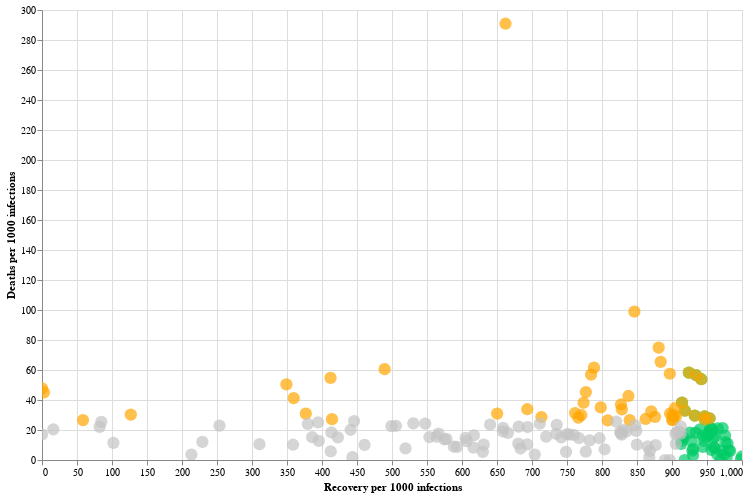

Write notebook code for a chart like this one.
### Markdown cell above
Finally we project the data from above graphs on to a scatter plot. The Orange and Green bubbles are from the above two bar charts. Additionally, the bubbles in Grey color are the rest of the countries.

### Code cell
#hide_input
# make the scatter plot for "Death Rates by Population Density"
chart_high_recovery = alt.Chart(df_top_recovered).mark_circle(size=150, color='#00CC66').encode(
    x=alt.Y('Recovered_per_1000',  title="Recovery per 1000 infections"),
    y=alt.Y('Deaths_per_1000',  title="Deaths per 1000 infections"),
    tooltip=['country', 'Recovered_per_1000', 'Deaths_per_1000']
).properties(
    width=700,
    height=450)

chart_high_death = alt.Chart(df_top_death).mark_circle(size=150, color='Orange').encode(
    x=alt.Y('Recovered_per_1000',  title="Recovery per 1000 infections"),
    y=alt.Y('Deaths_per_1000',  title="Deaths per 1000 infections"),
    tooltip=['country', 'Recovered_per_1000', 'Deaths_per_1000']
).properties(
    width=700,
    height=450)

chart_rest = alt.Chart(df_ROW).mark_circle(size=150, color='#C3C3C3').encode(
    x=alt.Y('Recovered_per_1000'),
    y=alt.Y('Deaths_per_1000'),
    tooltip=['country', 'Recovered_per_1000', 'Deaths_per_1000']
).properties(
    width=700,
    height=450)

(chart_high_recovery + chart_high_death + chart_rest).interactive()

### Figure 1 — Vega-Lite specification as saved in the notebook (floating-point values rounded to 4 significant figures)
{"config": {"view": {"continuousWidth": 400, "continuousHeight": 300}}, "layer": [{"data": {"name": "data-9449a2ef2552585e44c6ff3be58b1bfd"}, "mark": {"type": "circle", "color": "#00CC66", "size": 150}, "encoding": {"tooltip": [{"type": "nominal", "field": "country"}, {"type": "quantitative", "field": "Recovered_per_1000"}, {"type": "quantitative", "field": "Deaths_per_1000"}], "x": {"type": "quantitative", "field": "Recovered_per_1000", "title": "Recovery per 1000 infections"}, "y": {"type": "quantitative", "field": "Deaths_per_1000", "title": "Deaths per 1000 infections"}}, "height": 450, "selection": {"selector005": {"type": "interval", "bind": "scales", "encodings": ["x", "y"]}}, "width": 700}, {"data": {"name": "data-ea5bb028ab5b905a427c37f4af40aac6"}, "mark": {"type": "circle", "color": "Orange", "size": 150}, "encoding": {"tooltip": [{"type": "nominal", "field": "country"}, {"type": "quantitative", "field": "Recovered_per_1000"}, {"type": "quantitative", "field": "Deaths_per_1000"}], "x": {"type": "quantitative", "field": "Recovered_per_1000", "title": "Recovery per 1000 infections"}, "y": {"type": "quantitative", "field": "Deaths_per_1000", "title": "Deaths per 1000 infections"}}, "height": 450, "width": 700}, {"data": {"name": "data-8eba505e28e18cfc7a79ad645b8e642b"}, "mark": {"type": "circle", "color": "#C3C3C3", "size": 150}, "encoding": {"tooltip": [{"type": "nominal", "field": "country"}, {"type": "quantitative", "field": "Recovered_per_1000"}, {"type": "quantitative", "field": "Deaths_per_1000"}], "x": {"type": "quantitative", "field": "Recovered_per_1000"}, "y": {"type": "quantitative", "field": "Deaths_per_1000"}}, "height": 450, "width": 700}], "$schema": "https://vega.github.io/schema/vega-lite/v4.8.1.json", "datasets": {"data-9449a2ef2552585e44c6ff3be58b1bfd": [{"country": "Iceland", "infections": 4890, "deaths": 12, "recovered": 4890, "Deaths_per_1000": 2.45, "Recovered_per_1000": 1000.0}, {"country": "Singapore", "infections": 58019, "deaths": 28, "recovered": 57924, "Deaths_per_1000": 0.48, "Recovered_per_1000": 998.4}, {"country": "Ivory Coast", "infections": 20716, "deaths": 126, "recovered": 20365, "Deaths_per_1000": 6.08, "Recovered_per_1000": 983.1}, {"country": "Ghana", "infections": 48124, "deaths": 320, "recovered": 47215, "Deaths_per_1000": 6.65, "Recovered_per_1000": 981.1}, {"country": "Djibouti", "infections": 5563, "deaths": 61, "recovered": 5448, "Deaths_per_1000": 10.97, "Recovered_per_1000": 979.3}, {"country": "Qatar", "infections": 132720, "deaths": 232, "recovered": 129784, "Deaths_per_1000": 1.75, "Recovered_per_1000": 977.9}, {"country": "Papua New Guinea", "infections": 589, "deaths": 7, "recovered": 575, "Deaths_per_1000": 11.88, "Recovered_per_1000": 976.2}, {"country": "Equatorial Guinea", "infections": 5088, "deaths": 83, "recovered": 4965, "Deaths_per_1000": 16.31, "Recovered_per_1000": 975.8}, {"country": "United Arab Emirates", "infections": 133907, "deaths": 496, "recovered": 130508, "Deaths_per_1000": 3.7, "Recovered_per_1000": 974.6}, {"country": "Suriname", "infections": 5210, "deaths": 111, "recovered": 5066, "Deaths_per_1000": 21.31, "Recovered_per_1000": 972.4}, {"country": "Gabon", "infections": 8968, "deaths": 55, "recovered": 8698, "Deaths_per_1000": 6.13, "Recovered_per_1000": 969.9}, {"country": "Cambodia", "infections": 292, "deaths": 0, "recovered": 283, "Deaths_per_1000": 0.0, "Recovered_per_1000": 969.2}, {"country": "Mauritania", "infections": 7704, "deaths": 163, "recovered": 7437, "Deaths_per_1000": 21.16, "Recovered_per_1000": 965.3}, {"country": "Bahrain", "infections": 81923, "deaths": 321, "recovered": 78997, "Deaths_per_1000": 3.92, "Recovered_per_1000": 964.3}, {"country": "Saudi Arabia", "infections": 347656, "deaths": 5420, "recovered": 334236, "Deaths_per_1000": 15.59, "Recovered_per_1000": 961.4}, {"country": "Israel", "infections": 314943, "deaths": 2554, "recovered": 302709, "Deaths_per_1000": 8.11, "Recovered_per_1000": 961.1}, {"country": "Uzbekistan", "infections": 67156, "deaths": 570, "recovered": 64466, "Deaths_per_1000": 8.49, "Recovered_per_1000": 959.9}, {"country": "Madagascar", "infections": 17111, "deaths": 244, "recovered": 16409, "Deaths_per_1000": 14.26, "Recovered_per_1000": 959.0}, {"country": "Senegal", "infections": 15630, "deaths": 325, "recovered": 14958, "Deaths_per_1000": 20.79, "Recovered_per_1000": 957.0}, {"country": "Cameroon", "infections": 22103, "deaths": 429, "recovered": 21151, "Deaths_per_1000": 19.41, "Recovered_per_1000": 956.9}, {"country": "Rwanda", "infections": 5146, "deaths": 35, "recovered": 4921, "Deaths_per_1000": 6.8, "Recovered_per_1000": 956.3}, {"country": "Hong Kong", "infections": 5330, "deaths": 105, "recovered": 5096, "Deaths_per_1000": 19.7, "Recovered_per_1000": 956.1}, {"country": "Zambia", "infections": 16480, "deaths": 349, "recovered": 15733, "Deaths_per_1000": 21.18, "Recovered_per_1000": 954.7}, {"country": "Eswatini", "infections": 5925, "deaths": 117, "recovered": 5652, "Deaths_per_1000": 19.75, "Recovered_per_1000": 953.9}, {"country": "Chile", "infections": 511864, "deaths": 14247, "recovered": 488166, "Deaths_per_1000": 27.83, "Recovered_per_1000": 953.7}, {"country": "Sao Tome and Principe", "infections": 949, "deaths": 16, "recovered": 904, "Deaths_per_1000": 16.86, "Recovered_per_1000": 952.6}, {"country": "Thailand", "infections": 3787, "deaths": 59, "recovered": 3595, "Deaths_per_1000": 15.58, "Recovered_per_1000": 949.3}, {"country": "Congo (Kinshasa)", "infections": 11373, "deaths": 308, "recovered": 10768, "Deaths_per_1000": 27.08, "Recovered_per_1000": 946.8}, {"country": "Zimbabwe", "infections": 8374, "deaths": 243, "recovered": 7927, "Deaths_per_1000": 29.02, "Recovered_per_1000": 946.6}, {"country": "New Zealand", "infections": 1963, "deaths": 25, "recovered": 1857, "Deaths_per_1000": 12.74, "Recovered_per_1000": 946.0}, {"country": "Venezuela", "infections": 92325, "deaths": 801, "recovered": 87156, "Deaths_per_1000": 8.68, "Recovered_per_1000": 944.0}, {"country": "Kazakhstan", "infections": 112860, "deaths": 1825, "recovered": 106514, "Deaths_per_1000": 16.17, "Recovered_per_1000": 943.8}, {"country": "China", "infections": 86067, "deaths": 4634, "recovered": 81066, "Deaths_per_1000": 53.84, "Recovered_per_1000": 941.9}, {"country": "Pakistan", "infections": 335093, "deaths": 6835, "recovered": 315016, "Deaths_per_1000": 20.4, "Recovered_per_1000": 940.1}, {"country": "Niger", "infections": 1221, "deaths": 69, "recovered": 1141, "Deaths_per_1000": 56.51, "Recovered_per_1000": 934.5}, {"country": "Nigeria", "infections": 62964, "deaths": 1146, "recovered": 58790, "Deaths_per_1000": 18.2, "Recovered_per_1000": 933.7}, {"country": "Barbados", "infections": 237, "deaths": 7, "recovered": 221, "Deaths_per_1000": 29.54, "Recovered_per_1000": 932.5}, {"country": "Tajikistan", "infections": 11054, "deaths": 82, "recovered": 10283, "Deaths_per_1000": 7.42, "Recovered_per_1000": 930.2}, {"country": "Maldives", "infections": 11701, "deaths": 38, "recovered": 10883, "Deaths_per_1000": 3.25, "Recovered_per_1000": 930.1}, {"country": "Kuwait", "infections": 126534, "deaths": 782, "recovered": 117558, "Deaths_per_1000": 6.18, "Recovered_per_1000": 929.1}, {"country": "Taiwan", "infections": 558, "deaths": 7, "recovered": 518, "Deaths_per_1000": 12.54, "Recovered_per_1000": 928.3}, {"country": "Diamond Princess", "infections": 712, "deaths": 13, "recovered": 659, "Deaths_per_1000": 18.26, "Recovered_per_1000": 925.6}, {"country": "Egypt", "infections": 107736, "deaths": 6278, "recovered": 99555, "Deaths_per_1000": 58.27, "Recovered_per_1000": 924.1}, {"country": "Australia", "infections": 27601, "deaths": 907, "recovered": 25352, "Deaths_per_1000": 32.86, "Recovered_per_1000": 918.5}, {"country": "Bhutan", "infections": 354, "deaths": 0, "recovered": 325, "Deaths_per_1000": 0.0, "Recovered_per_1000": 918.1}, {"country": "India", "infections": 8229313, "deaths": 122607, "recovered": 7544798, "Deaths_per_1000": 14.9, "Recovered_per_1000": 916.8}, {"country": "Benin", "infections": 2683, "deaths": 41, "recovered": 2455, "Deaths_per_1000": 15.28, "Recovered_per_1000": 915.0}, {"country": "Peru", "infections": 902503, "deaths": 34476, "recovered": 825197, "Deaths_per_1000": 38.2, "Recovered_per_1000": 914.3}, {"country": "Comoros", "infections": 545, "deaths": 7, "recovered": 498, "Deaths_per_1000": 12.84, "Recovered_per_1000": 913.8}, {"country": "Oman", "infections": 115734, "deaths": 1246, "recovered": 105700, "Deaths_per_1000": 10.77, "Recovered_per_1000": 913.3}], "data-ea5bb028ab5b905a427c37f4af40aac6": [{"country": "Yemen", "infections": 2063, "deaths": 600, "recovered": 1366, "Deaths_per_1000": 290.8, "Recovered_per_1000": 662.1}, {"country": "Mexico", "infections": 929392, "deaths": 91895, "recovered": 786516, "Deaths_per_1000": 98.88, "Recovered_per_1000": 846.3}, {"country": "Ecuador", "infections": 169194, "deaths": 12684, "recovered": 149048, "Deaths_per_1000": 74.97, "Recovered_per_1000": 880.9}, {"country": "Chad", "infections": 1498, "deaths": 98, "recovered": 1324, "Deaths_per_1000": 65.42, "Recovered_per_1000": 883.9}, {"country": "Bolivia", "infections": 141833, "deaths": 8731, "recovered": 111848, "Deaths_per_1000": 61.56, "Recovered_per_1000": 788.6}, {"country": "Sudan", "infections": 13819, "deaths": 837, "recovered": 6764, "Deaths_per_1000": 60.57, "Recovered_per_1000": 489.5}, {"country": "Egypt", "infections": 107736, "deaths": 6278, "recovered": 99555, "Deaths_per_1000": 58.27, "Recovered_per_1000": 924.1}, {"country": "Liberia", "infections": 1426, "deaths": 82, "recovered": 1279, "Deaths_per_1000": 57.5, "Recovered_per_1000": 896.9}, {"country": "Iran", "infections": 620491, "deaths": 35298, "recovered": 486691, "Deaths_per_1000": 56.89, "Recovered_per_1000": 784.4}, {"country": "Niger", "infections": 1221, "deaths": 69, "recovered": 1141, "Deaths_per_1000": 56.51, "Recovered_per_1000": 934.5}, {"country": "Italy", "infections": 709335, "deaths": 38826, "recovered": 292380, "Deaths_per_1000": 54.74, "Recovered_per_1000": 412.2}, {"country": "China", "infections": 86067, "deaths": 4634, "recovered": 81066, "Deaths_per_1000": 53.84, "Recovered_per_1000": 941.9}, {"country": "Syria", "infections": 5789, "deaths": 292, "recovered": 2021, "Deaths_per_1000": 50.44, "Recovered_per_1000": 349.1}, {"country": "Sweden", "infections": 124355, "deaths": 5938, "recovered": 0, "Deaths_per_1000": 47.75, "Recovered_per_1000": 0.0}, {"country": "San Marino", "infections": 928, "deaths": 42, "recovered": 721, "Deaths_per_1000": 45.26, "Recovered_per_1000": 776.9}, {"country": "United Kingdom", "infections": 1038054, "deaths": 46807, "recovered": 2841, "Deaths_per_1000": 45.09, "Recovered_per_1000": 2.74}, {"country": "Canada", "infections": 239649, "deaths": 10230, "recovered": 200768, "Deaths_per_1000": 42.69, "Recovered_per_1000": 837.8}, {"country": "Tanzania", "infections": 509, "deaths": 21, "recovered": 183, "Deaths_per_1000": 41.26, "Recovered_per_1000": 359.5}, {"country": "Peru", "infections": 902503, "deaths": 34476, "recovered": 825197, "Deaths_per_1000": 38.2, "Recovered_per_1000": 914.3}, {"country": "Mali", "infections": 3565, "deaths": 136, "recovered": 2758, "Deaths_per_1000": 38.15, "Recovered_per_1000": 773.6}, {"country": "Afghanistan", "infections": 41501, "deaths": 1536, "recovered": 34326, "Deaths_per_1000": 37.01, "Recovered_per_1000": 827.1}, {"country": "Kosovo", "infections": 19328, "deaths": 678, "recovered": 15429, "Deaths_per_1000": 35.08, "Recovered_per_1000": 798.3}, {"country": "Guatemala", "infections": 108104, "deaths": 3738, "recovered": 97756, "Deaths_per_1000": 34.58, "Recovered_per_1000": 904.3}, {"country": "Algeria", "infections": 58272, "deaths": 1973, "recovered": 40395, "Deaths_per_1000": 33.86, "Recovered_per_1000": 693.2}, {"country": "Indonesia", "infections": 412784, "deaths": 13943, "recovered": 341942, "Deaths_per_1000": 33.78, "Recovered_per_1000": 828.4}, {"country": "Australia", "infections": 27601, "deaths": 907, "recovered": 25352, "Deaths_per_1000": 32.86, "Recovered_per_1000": 918.5}, {"country": "Gambia", "infections": 3672, "deaths": 119, "recovered": 3196, "Deaths_per_1000": 32.41, "Recovered_per_1000": 870.4}, {"country": "Sierra Leone", "infections": 2366, "deaths": 74, "recovered": 1802, "Deaths_per_1000": 31.28, "Recovered_per_1000": 761.6}, {"country": "Malawi", "infections": 5932, "deaths": 184, "recovered": 5323, "Deaths_per_1000": 31.02, "Recovered_per_1000": 897.3}, {"country": "North Macedonia", "infections": 32436, "deaths": 1004, "recovered": 21090, "Deaths_per_1000": 30.95, "Recovered_per_1000": 650.2}, {"country": "Ireland", "infections": 62002, "deaths": 1915, "recovered": 23364, "Deaths_per_1000": 30.89, "Recovered_per_1000": 376.8}, {"country": "Spain", "infections": 1185678, "deaths": 35878, "recovered": 150376, "Deaths_per_1000": 30.26, "Recovered_per_1000": 126.8}, {"country": "Guyana", "infections": 4208, "deaths": 126, "recovered": 3242, "Deaths_per_1000": 29.94, "Recovered_per_1000": 770.4}, {"country": "Vietnam", "infections": 1180, "deaths": 35, "recovered": 1063, "Deaths_per_1000": 29.66, "Recovered_per_1000": 900.9}, {"country": "Barbados", "infections": 237, "deaths": 7, "recovered": 221, "Deaths_per_1000": 29.54, "Recovered_per_1000": 932.5}, {"country": "Colombia", "infections": 1082767, "deaths": 31796, "recovered": 977371, "Deaths_per_1000": 29.37, "Recovered_per_1000": 902.7}, {"country": "Zimbabwe", "infections": 8374, "deaths": 243, "recovered": 7927, "Deaths_per_1000": 29.02, "Recovered_per_1000": 946.6}, {"country": "Brazil", "infections": 5545705, "deaths": 160074, "recovered": 5022338, "Deaths_per_1000": 28.86, "Recovered_per_1000": 905.6}, {"country": "El Salvador", "infections": 34015, "deaths": 979, "recovered": 29788, "Deaths_per_1000": 28.78, "Recovered_per_1000": 875.7}, {"country": "Romania", "infections": 246663, "deaths": 7067, "recovered": 175975, "Deaths_per_1000": 28.65, "Recovered_per_1000": 713.4}, {"country": "Nicaragua", "infections": 5514, "deaths": 156, "recovered": 4225, "Deaths_per_1000": 28.29, "Recovered_per_1000": 766.2}, {"country": "Chile", "infections": 511864, "deaths": 14247, "recovered": 488166, "Deaths_per_1000": 27.83, "Recovered_per_1000": 953.7}, {"country": "Turkey", "infections": 377473, "deaths": 10326, "recovered": 325486, "Deaths_per_1000": 27.36, "Recovered_per_1000": 862.3}, {"country": "Honduras", "infections": 98212, "deaths": 2675, "recovered": 40687, "Deaths_per_1000": 27.24, "Recovered_per_1000": 414.3}, {"country": "Congo (Kinshasa)", "infections": 11373, "deaths": 308, "recovered": 10768, "Deaths_per_1000": 27.08, "Recovered_per_1000": 946.8}, {"country": "Burkina Faso", "infections": 2500, "deaths": 67, "recovered": 2250, "Deaths_per_1000": 26.8, "Recovered_per_1000": 900.0}, {"country": "South Africa", "infections": 726823, "deaths": 19411, "recovered": 655330, "Deaths_per_1000": 26.71, "Recovered_per_1000": 901.6}, {"country": "Belgium", "infections": 441018, "deaths": 11737, "recovered": 25819, "Deaths_per_1000": 26.61, "Recovered_per_1000": 58.54}, {"country": "Argentina", "infections": 1173533, "deaths": 31140, "recovered": 985316, "Deaths_per_1000": 26.54, "Recovered_per_1000": 839.6}, {"country": "Somalia", "infections": 3941, "deaths": 104, "recovered": 3185, "Deaths_per_1000": 26.39, "Recovered_per_1000": 808.2}], "data-8eba505e28e18cfc7a79ad645b8e642b": [{"country": "Albania", "infections": 21202, "deaths": 518, "recovered": 11246, "Deaths_per_1000": 24.43, "Recovered_per_1000": 530.4}, {"country": "Andorra", "infections": 4825, "deaths": 75, "recovered": 3475, "Deaths_per_1000": 15.54, "Recovered_per_1000": 720.2}, {"country": "Angola", "infections": 11035, "deaths": 286, "recovered": 4920, "Deaths_per_1000": 25.92, "Recovered_per_1000": 445.9}, {"country": "Armenia", "infections": 92254, "deaths": 1363, "recovered": 55827, "Deaths_per_1000": 14.77, "Recovered_per_1000": 605.1}, {"country": "Austria", "infections": 109881, "deaths": 1130, "recovered": 69336, "Deaths_per_1000": 10.28, "Recovered_per_1000": 631.0}, {"country": "Azerbaijan", "infections": 56444, "deaths": 740, "recovered": 44157, "Deaths_per_1000": 13.11, "Recovered_per_1000": 782.3}, {"country": "Bahamas", "infections": 6714, "deaths": 144, "recovered": 4422, "Deaths_per_1000": 21.45, "Recovered_per_1000": 658.6}, {"country": "Bangladesh", "infections": 409252, "deaths": 5941, "recovered": 325940, "Deaths_per_1000": 14.52, "Recovered_per_1000": 796.4}, {"country": "Belarus", "infections": 99459, "deaths": 985, "recovered": 87188, "Deaths_per_1000": 9.9, "Recovered_per_1000": 876.6}, {"country": "Belize", "infections": 3577, "deaths": 59, "recovered": 2207, "Deaths_per_1000": 16.49, "Recovered_per_1000": 617.0}, {"country": "Bosnia Herzegovina", "infections": 51505, "deaths": 1248, "recovered": 28194, "Deaths_per_1000": 24.23, "Recovered_per_1000": 547.4}, {"country": "Botswana", "infections": 6642, "deaths": 24, "recovered": 4676, "Deaths_per_1000": 3.61, "Recovered_per_1000": 704.0}, {"country": "Bulgaria", "infections": 54069, "deaths": 1298, "recovered": 20530, "Deaths_per_1000": 24.01, "Recovered_per_1000": 379.7}, {"country": "Myanmar", "infections": 53405, "deaths": 1258, "recovered": 34189, "Deaths_per_1000": 23.56, "Recovered_per_1000": 640.2}, {"country": "Burundi", "infections": 589, "deaths": 1, "recovered": 511, "Deaths_per_1000": 1.7, "Recovered_per_1000": 867.6}, {"country": "Cabo Verde", "infections": 8848, "deaths": 95, "recovered": 8012, "Deaths_per_1000": 10.74, "Recovered_per_1000": 905.5}, {"country": "Central African Republic", "infections": 4866, "deaths": 62, "recovered": 1924, "Deaths_per_1000": 12.74, "Recovered_per_1000": 395.4}, {"country": "Congo (Brazzaville)", "infections": 5290, "deaths": 92, "recovered": 3887, "Deaths_per_1000": 17.39, "Recovered_per_1000": 734.8}, {"country": "Costa Rica", "infections": 109971, "deaths": 1385, "recovered": 66719, "Deaths_per_1000": 12.59, "Recovered_per_1000": 606.7}, {"country": "Croatia", "infections": 51495, "deaths": 562, "recovered": 35039, "Deaths_per_1000": 10.91, "Recovered_per_1000": 680.4}, {"country": "Cuba", "infections": 6935, "deaths": 128, "recovered": 6289, "Deaths_per_1000": 18.46, "Recovered_per_1000": 906.9}, {"country": "Cyprus", "infections": 4563, "deaths": 26, "recovered": 1882, "Deaths_per_1000": 5.7, "Recovered_per_1000": 412.4}, {"country": "Czechia", "infections": 341644, "deaths": 3429, "recovered": 157418, "Deaths_per_1000": 10.04, "Recovered_per_1000": 460.8}, {"country": "Denmark", "infections": 47811, "deaths": 723, "recovered": 35465, "Deaths_per_1000": 15.12, "Recovered_per_1000": 741.8}, {"country": "Dominican Republic", "infections": 127332, "deaths": 2249, "recovered": 105289, "Deaths_per_1000": 17.66, "Recovered_per_1000": 826.9}, {"country": "Eritrea", "infections": 463, "deaths": 0, "recovered": 412, "Deaths_per_1000": 0.0, "Recovered_per_1000": 889.9}, {"country": "Estonia", "infections": 4985, "deaths": 73, "recovered": 3824, "Deaths_per_1000": 14.64, "Recovered_per_1000": 767.1}, {"country": "Ethiopia", "infections": 96583, "deaths": 1478, "recovered": 53452, "Deaths_per_1000": 15.3, "Recovered_per_1000": 553.4}, {"country": "Finland", "infections": 16291, "deaths": 358, "recovered": 11300, "Deaths_per_1000": 21.98, "Recovered_per_1000": 693.6}, {"country": "France", "infections": 1458999, "deaths": 37057, "recovered": 123664, "Deaths_per_1000": 25.4, "Recovered_per_1000": 84.76}, {"country": "Georgia", "infections": 40727, "deaths": 335, "recovered": 25104, "Deaths_per_1000": 8.23, "Recovered_per_1000": 616.4}, {"country": "Germany", "infections": 552060, "deaths": 10541, "recovered": 363545, "Deaths_per_1000": 19.09, "Recovered_per_1000": 658.5}, {"country": "Greece", "infections": 40929, "deaths": 635, "recovered": 23074, "Deaths_per_1000": 15.51, "Recovered_per_1000": 563.8}, {"country": "Guinea", "infections": 12195, "deaths": 73, "recovered": 10589, "Deaths_per_1000": 5.99, "Recovered_per_1000": 868.3}, {"country": "Guinea-Bissau", "infections": 2413, "deaths": 41, "recovered": 1818, "Deaths_per_1000": 16.99, "Recovered_per_1000": 753.4}, {"country": "Haiti", "infections": 9057, "deaths": 232, "recovered": 7429, "Deaths_per_1000": 25.62, "Recovered_per_1000": 820.2}, {"country": "Hungary", "infections": 79199, "deaths": 1819, "recovered": 20078, "Deaths_per_1000": 22.97, "Recovered_per_1000": 253.5}, {"country": "Iraq", "infections": 475288, "deaths": 10966, "recovered": 402782, "Deaths_per_1000": 23.07, "Recovered_per_1000": 847.5}, {"country": "Jamaica", "infections": 9131, "deaths": 208, "recovered": 4617, "Deaths_per_1000": 22.78, "Recovered_per_1000": 505.6}, {"country": "Japan", "infections": 101943, "deaths": 1776, "recovered": 92250, "Deaths_per_1000": 17.42, "Recovered_per_1000": 904.9}, {"country": "Jordan", "infections": 75866, "deaths": 866, "recovered": 7740, "Deaths_per_1000": 11.41, "Recovered_per_1000": 102.0}, {"country": "Kenya", "infections": 55877, "deaths": 1013, "recovered": 37194, "Deaths_per_1000": 18.13, "Recovered_per_1000": 665.6}, {"country": "South Korea", "infections": 26732, "deaths": 468, "recovered": 24395, "Deaths_per_1000": 17.51, "Recovered_per_1000": 912.6}, {"country": "Kyrgyzstan", "infections": 58878, "deaths": 1144, "recovered": 49983, "Deaths_per_1000": 19.43, "Recovered_per_1000": 848.9}, {"country": "Latvia", "infections": 6136, "deaths": 74, "recovered": 1406, "Deaths_per_1000": 12.06, "Recovered_per_1000": 229.1}, {"country": "Lebanon", "infections": 82617, "deaths": 643, "recovered": 42904, "Deaths_per_1000": 7.78, "Recovered_per_1000": 519.3}, {"country": "Lesotho", "infections": 1953, "deaths": 44, "recovered": 975, "Deaths_per_1000": 22.53, "Recovered_per_1000": 499.2}, {"country": "Libya", "infections": 62045, "deaths": 871, "recovered": 35853, "Deaths_per_1000": 14.04, "Recovered_per_1000": 577.9}, {"country": "Liechtenstein", "infections": 551, "deaths": 3, "recovered": 347, "Deaths_per_1000": 5.44, "Recovered_per_1000": 629.8}, {"country": "Lithuania", "infections": 15719, "deaths": 166, "recovered": 4883, "Deaths_per_1000": 10.56, "Recovered_per_1000": 310.6}, {"country": "Luxembourg", "infections": 17134, "deaths": 152, "recovered": 10081, "Deaths_per_1000": 8.87, "Recovered_per_1000": 588.4}, {"country": "Malaysia", "infections": 32505, "deaths": 249, "recovered": 22220, "Deaths_per_1000": 7.66, "Recovered_per_1000": 683.6}, {"country": "Malta", "infections": 6182, "deaths": 64, "recovered": 4286, "Deaths_per_1000": 10.35, "Recovered_per_1000": 693.3}, {"country": "Mauritius", "infections": 446, "deaths": 10, "recovered": 407, "Deaths_per_1000": 22.42, "Recovered_per_1000": 912.6}, {"country": "Moldova", "infections": 76582, "deaths": 1800, "recovered": 56312, "Deaths_per_1000": 23.5, "Recovered_per_1000": 735.3}, {"country": "Monaco", "infections": 366, "deaths": 2, "recovered": 274, "Deaths_per_1000": 5.46, "Recovered_per_1000": 748.6}, {"country": "Mongolia", "infections": 349, "deaths": 0, "recovered": 313, "Deaths_per_1000": 0.0, "Recovered_per_1000": 896.9}, {"country": "Montenegro", "infections": 18714, "deaths": 313, "recovered": 14216, "Deaths_per_1000": 16.73, "Recovered_per_1000": 759.6}, {"country": "Morocco", "infections": 222544, "deaths": 3762, "recovered": 184313, "Deaths_per_1000": 16.9, "Recovered_per_1000": 828.2}, {"country": "Mozambique", "infections": 12988, "deaths": 93, "recovered": 10439, "Deaths_per_1000": 7.16, "Recovered_per_1000": 803.7}, {"country": "Namibia", "infections": 12988, "deaths": 133, "recovered": 11038, "Deaths_per_1000": 10.24, "Recovered_per_1000": 849.9}, {"country": "Nepal", "infections": 173567, "deaths": 960, "recovered": 134842, "Deaths_per_1000": 5.53, "Recovered_per_1000": 776.9}, {"country": "Netherlands", "infections": 366351, "deaths": 7498, "recovered": 5908, "Deaths_per_1000": 20.47, "Recovered_per_1000": 16.13}, {"country": "Norway", "infections": 20635, "deaths": 282, "recovered": 11863, "Deaths_per_1000": 13.67, "Recovered_per_1000": 574.9}, {"country": "Panama", "infections": 134336, "deaths": 2706, "recovered": 111634, "Deaths_per_1000": 20.14, "Recovered_per_1000": 831.0}, {"country": "Paraguay", "infections": 63731, "deaths": 1418, "recovered": 43403, "Deaths_per_1000": 22.25, "Recovered_per_1000": 681.0}, {"country": "Philippines", "infections": 383113, "deaths": 7238, "recovered": 348760, "Deaths_per_1000": 18.89, "Recovered_per_1000": 910.3}, {"country": "Poland", "infections": 379902, "deaths": 5783, "recovered": 146595, "Deaths_per_1000": 15.22, "Recovered_per_1000": 385.9}, {"country": "Portugal", "infections": 144341, "deaths": 2544, "recovered": 81771, "Deaths_per_1000": 17.62, "Recovered_per_1000": 566.5}, {"country": "Russia", "infections": 1624648, "deaths": 28026, "recovered": 1218619, "Deaths_per_1000": 17.25, "Recovered_per_1000": 750.1}, {"country": "Serbia", "infections": 48403, "deaths": 826, "recovered": 0, "Deaths_per_1000": 17.07, "Recovered_per_1000": 0.0}, {"country": "Slovakia", "infections": 59946, "deaths": 219, "recovered": 12798, "Deaths_per_1000": 3.65, "Recovered_per_1000": 213.5}, {"country": "Slovenia", "infections": 35649, "deaths": 363, "recovered": 12785, "Deaths_per_1000": 10.18, "Recovered_per_1000": 358.6}, {"country": "South Sudan", "infections": 2926, "deaths": 59, "recovered": 1290, "Deaths_per_1000": 20.16, "Recovered_per_1000": 440.9}, {"country": "Sri Lanka", "infections": 11060, "deaths": 21, "recovered": 4905, "Deaths_per_1000": 1.9, "Recovered_per_1000": 443.5}, {"country": "Switzerland", "infections": 154251, "deaths": 2326, "recovered": 65200, "Deaths_per_1000": 15.08, "Recovered_per_1000": 422.7}, {"country": "Togo", "infections": 2357, "deaths": 57, "recovered": 1676, "Deaths_per_1000": 24.18, "Recovered_per_1000": 711.1}, {"country": "Trinidad and Tobago", "infections": 5704, "deaths": 109, "recovered": 4763, "Deaths_per_1000": 19.11, "Recovered_per_1000": 835.0}, {"country": "Tunisia", "infections": 61115, "deaths": 1348, "recovered": 5032, "Deaths_per_1000": 22.06, "Recovered_per_1000": 82.34}, {"country": "United States of America", "infections": 9206975, "deaths": 230995, "recovered": 3630579, "Deaths_per_1000": 25.09, "Recovered_per_1000": 394.3}, {"country": "Uganda", "infections": 12743, "deaths": 112, "recovered": 7556, "Deaths_per_1000": 8.79, "Recovered_per_1000": 593.0}, {"country": "Ukraine", "infections": 407573, "deaths": 7515, "recovered": 168495, "Deaths_per_1000": 18.44, "Recovered_per_1000": 413.4}, {"country": "Uruguay", "infections": 3149, "deaths": 59, "recovered": 2601, "Deaths_per_1000": 18.74, "Recovered_per_1000": 826.0}, {"country": "West Bank and Gaza", "infections": 54060, "deaths": 489, "recovered": 46773, "Deaths_per_1000": 9.05, "Recovered_per_1000": 865.2}]}}
